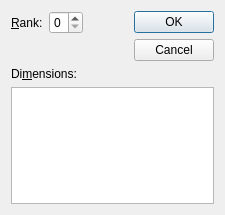
<?xml version="1.0" encoding="UTF-8"?>
<ui version="4.0">
 <class>SelectionsDlg</class>
 <widget class="QDialog" name="SelectionsDlg">
  <property name="geometry">
   <rect>
    <x>0</x>
    <y>0</y>
    <width>225</width>
    <height>215</height>
   </rect>
  </property>
  <property name="windowTitle">
   <string>Selections</string>
  </property>
  <layout class="QGridLayout" name="gridLayout">
   <item row="0" column="0">
    <layout class="QVBoxLayout" name="verticalLayout">
     <item>
      <layout class="QHBoxLayout" name="horizontalLayout_2">
       <item>
        <layout class="QFormLayout" name="formLayout">
         <item row="0" column="0">
          <widget class="QLabel" name="rankLabel">
           <property name="text">
            <string>&amp;Rank:</string>
           </property>
           <property name="buddy">
            <cstring>rankSpinBox</cstring>
           </property>
          </widget>
         </item>
         <item row="0" column="1">
          <widget class="QSpinBox" name="rankSpinBox">
           <property name="maximum">
            <number>6</number>
           </property>
          </widget>
         </item>
        </layout>
       </item>
       <item>
        <spacer name="horizontalSpacer">
         <property name="orientation">
          <enum>Qt::Horizontal</enum>
         </property>
         <property name="sizeHint" stdset="0">
          <size>
           <width>40</width>
           <height>20</height>
          </size>
         </property>
        </spacer>
       </item>
       <item>
        <widget class="QDialogButtonBox" name="buttonBox">
         <property name="sizePolicy">
          <sizepolicy hsizetype="Fixed" vsizetype="Fixed">
           <horstretch>0</horstretch>
           <verstretch>0</verstretch>
          </sizepolicy>
         </property>
         <property name="orientation">
          <enum>Qt::Vertical</enum>
         </property>
         <property name="standardButtons">
          <set>QDialogButtonBox::Cancel|QDialogButtonBox::Ok</set>
         </property>
        </widget>
       </item>
      </layout>
     </item>
     <item>
      <widget class="QLabel" name="dimLabel">
       <property name="text">
        <string>Di&amp;mensions:</string>
       </property>
       <property name="buddy">
        <cstring>dimTableWidget</cstring>
       </property>
      </widget>
     </item>
     <item>
      <widget class="QTableWidget" name="dimTableWidget"/>
     </item>
    </layout>
   </item>
  </layout>
 </widget>
 <tabstops>
  <tabstop>rankSpinBox</tabstop>
  <tabstop>dimTableWidget</tabstop>
  <tabstop>buttonBox</tabstop>
 </tabstops>
 <resources/>
 <connections>
  <connection>
   <sender>buttonBox</sender>
   <signal>accepted()</signal>
   <receiver>SelectionsDlg</receiver>
   <slot>accept()</slot>
   <hints>
    <hint type="sourcelabel">
     <x>248</x>
     <y>254</y>
    </hint>
    <hint type="destinationlabel">
     <x>157</x>
     <y>274</y>
    </hint>
   </hints>
  </connection>
  <connection>
   <sender>buttonBox</sender>
   <signal>rejected()</signal>
   <receiver>SelectionsDlg</receiver>
   <slot>reject()</slot>
   <hints>
    <hint type="sourcelabel">
     <x>316</x>
     <y>260</y>
    </hint>
    <hint type="destinationlabel">
     <x>286</x>
     <y>274</y>
    </hint>
   </hints>
  </connection>
 </connections>
</ui>
